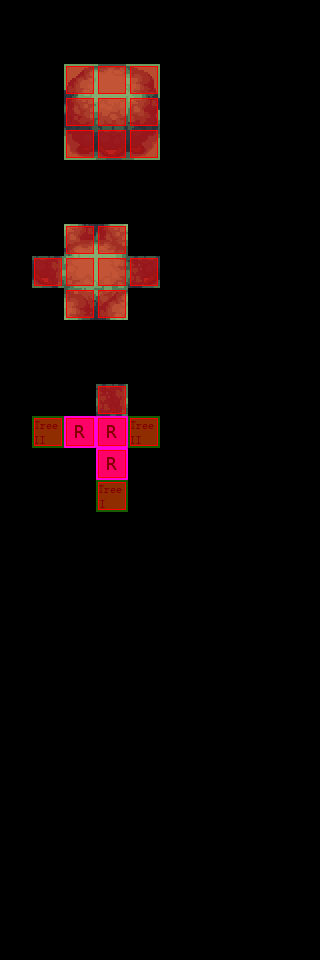

This game map was drawn from its Tiled (.tmx) file and the tilesets committed beside it. A one-line description and the trimmed map source follow:
An orthogonal 10x30 tile map with 32x32 px tiles, 4 tile layers (Regions, Input_set, Output_Fringe, Output_Collision), 4 tilesets.

<map version="1.0" orientation="orthogonal" width="10" height="30" tilewidth="32" tileheight="32">
 <tileset firstgid="1" source="../map_tiles.tsx" />
 <tileset firstgid="33" source="../rules.tsx" />
 <tileset firstgid="37" source="../sets.tsx" />
 <tileset firstgid="165" source="../tiles32_sea_of_trees.tsx" />
 <layer name="Regions" width="10" height="30">
  <data>[300 cells, 24 non-empty, 1 distinct tile ids]</data>
 </layer>
 <layer name="Input_set" width="10" height="30">
  <data>[300 cells, 6 non-empty, 2 distinct tile ids]</data>
 </layer>
 <layer name="Output_Fringe" width="10" height="30">
  <data>[300 cells, 18 non-empty, 18 distinct tile ids]</data>
 </layer>
 <layer name="Output_Collision" width="10" height="30">
  <data>[300 cells, 24 non-empty, 1 distinct tile ids]</data>
 </layer>
</map>
